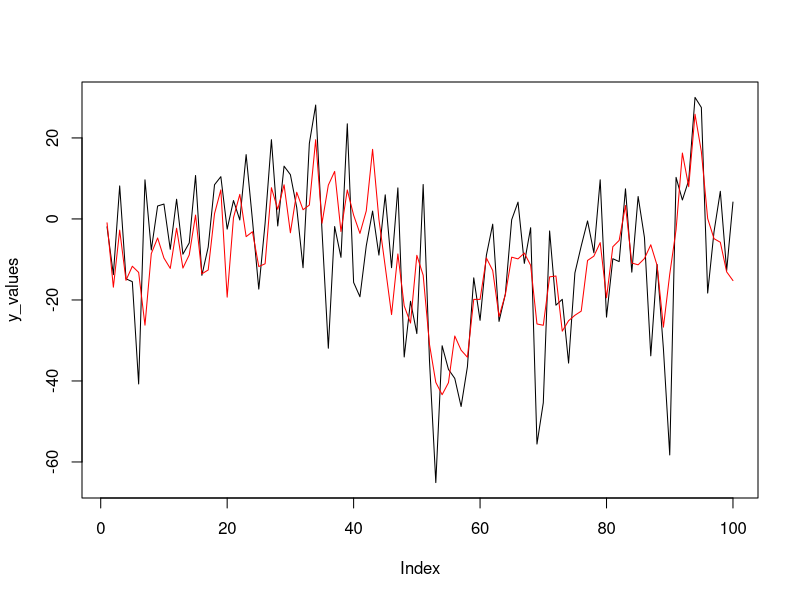
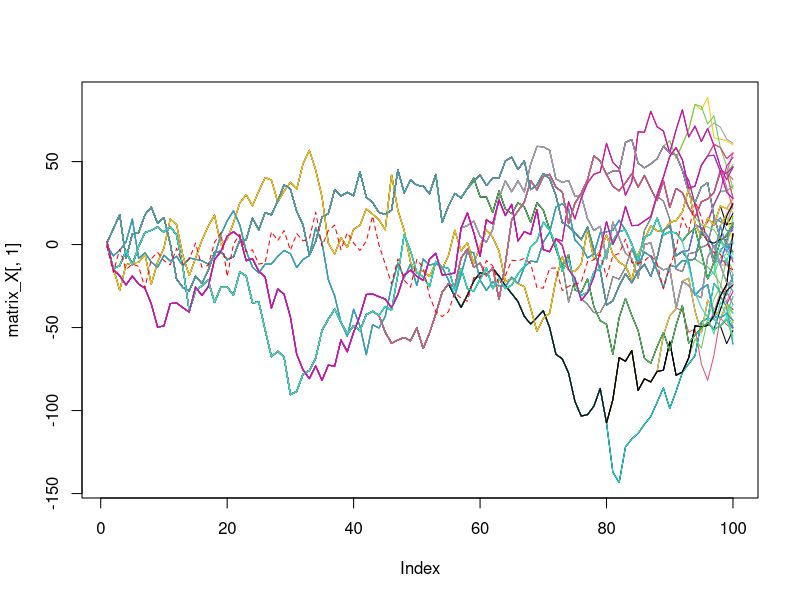

These figures' R source, in order:

# define the noise processes
U_dist = function(x){
  return(dnorm(x, mean= 0, sd=1))
} 

V_dist = function(x){
  return(dnorm(x, mean= 0, sd=1))
} 

# define the state equation
state_update = function(x_k, phi=0.95, mu=0.9, sigma_2= 100){
  sigma = sqrt(sigma_2)
  eta_2 = (sigma_2/(1-phi^2))/5
  eta = sqrt(eta_2)
  error_value = rnorm(1, mean=0, sd=1)
  x_k1 = mu + phi*(x_k-mu) + sigma*error_value
  return (x_k1)  
}

obs_update = function (x_k, N, phi=0.95, mu=0.9, sigma_2= 100){
  sigma = sqrt(sigma_2)
  eta_2 = (sigma_2/(1-phi^2))/5
  eta = sqrt(eta_2)
  error_value = rnorm(N, mean=0, sd=1)
  y_k = x_k + eta*error_value
  return (y_k)
}

# parameters for the algorithm
t = 100 #n_iter 
N = 100  #number of particles 

# get the state X
x_values= vector(length = t)
x1 = rnorm(1, mean=0, sd=1)
x_values[1] = x1

for (i in 2:t){
  x_values[i] = state_update(x_k = x_values[i-1])
}

# get the data Y
y_values= vector(length = t)
for (i in 1:t){
  y_values[i] = obs_update(x_k = x_values[i], N=1) #evaluate the obs eq. once
}

plot(y_values, type= "l")
lines(x_values, col="red")

# define the matrix to store the N particles overtime
matrix_X = matrix(NA, ncol=N, nrow= t)
matrix_W = matrix(NA, ncol=N, nrow= t)


phi=0.95 
mu=0.9
sigma_2= 100
sigma = sqrt(sigma_2)
eta_2 = (sigma_2/(1-phi^2))/5
eta = sqrt(eta_2)

# first step

number_resample = 0

# generate N particles from the chosen initial proposal
x1 = rnorm(N, mean=0, sd=1)
# store the first particles as the first row of matrix x
matrix_X[1,] = x1

# compute and normalize the weights
prob_argument = (y_values[1]-matrix_X[1,])/eta #values at which we want to evaluate the probability function g
weight1  = dnorm(prob_argument, mean=0, sd=1) #in this case the weights are given by the probability density g evaulated at y1|x_1
weight1_norm = weight1/sum(weight1)
matrix_W[1,] = weight1_norm #the weight sum up to one

ESS = sum((matrix_W[1,])^2)^-1 

if (ESS<N/2){
  resample_index = sample(1:N, replace=TRUE, prob=matrix_W[1,])
  matrix_X[,1:N] = matrix_X[,resample_index]
  number_resample = number_resample + 1
}

# second step 
for (i in 2:t){
  matrix_X[i,] = sapply(X =matrix_X[i-1,], FUN = state_update)
  prob_argument = (y_values[i]-matrix_X[i,])/eta
  weight1  = dnorm(prob_argument, mean=0, sd=1)
  weight1_norm = weight1/sum(weight1)
  matrix_W[i,] = weight1_norm
  
  ESS = sum((matrix_W[i,])^2)^-1 
  
  if (ESS<N/2){
    resample_index = sample(1:N, replace=TRUE, prob=matrix_W[1,])
    matrix_X[,1:N] = matrix_X[,resample_index]
    number_resample = number_resample + 1
  }
}


# plot for the particles trajectories over the state space
plot(matrix_X[,1], type="l", ylim = c(min(matrix_X),max(matrix_X)))
for (i in 2:N){
  lines(matrix_X[,i], type="l", col=i+10)
}
lines(x_values, col="red", lty=2)


# kalman filter
#fkf(a0=x_values, as.matrix(1), as.matrix(mu-phi*mu), as.matrix(0), Tt=as.matrix(phi), Zt=as.matrix(1), HHt=as.matrix(sigma), GGt=as.matrix(eta), yt=as.matrix(y_values) )
